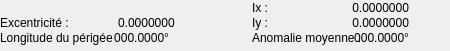
           <widget class="QFrame" name="frameEquatorial">
            <property name="geometry">
             <rect>
              <x>229</x>
              <y>103</y>
              <width>450</width>
              <height>51</height>
             </rect>
            </property>
            <property name="font">
             <font/>
            </property>
            <property name="frameShape">
             <enum>QFrame::NoFrame</enum>
            </property>
            <property name="frameShadow">
             <enum>QFrame::Plain</enum>
            </property>
            <widget class="QLabel" name="lbl_ix1">
             <property name="geometry">
              <rect>
               <x>252</x>
               <y>0</y>
               <width>71</width>
               <height>16</height>
              </rect>
             </property>
             <property name="font">
              <font/>
             </property>
             <property name="text">
              <string>Ix :</string>
             </property>
            </widget>
            <widget class="QLabel" name="lbl_anomalieMoyenne2">
             <property name="geometry">
              <rect>
               <x>252</x>
               <y>30</y>
               <width>130</width>
               <height>16</height>
              </rect>
             </property>
             <property name="font">
              <font/>
             </property>
             <property name="text">
              <string>Anomalie moyenne :</string>
             </property>
            </widget>
            <widget class="QLabel" name="anomalieMoyenne2">
             <property name="geometry">
              <rect>
               <x>354</x>
               <y>30</y>
               <width>55</width>
               <height>16</height>
              </rect>
             </property>
             <property name="font">
              <font/>
             </property>
             <property name="text">
              <string>000.0000°</string>
             </property>
             <property name="alignment">
              <set>Qt::AlignRight|Qt::AlignTrailing|Qt::AlignVCenter</set>
             </property>
            </widget>
            <widget class="QLabel" name="excentricite2">
             <property name="geometry">
              <rect>
               <x>118</x>
               <y>15</y>
               <width>61</width>
               <height>16</height>
              </rect>
             </property>
             <property name="font">
              <font/>
             </property>
             <property name="text">
              <string>0.0000000</string>
             </property>
            </widget>
            <widget class="QLabel" name="lbl_excentricite2">
             <property name="geometry">
              <rect>
               <x>0</x>
               <y>15</y>
               <width>82</width>
               <height>16</height>
              </rect>
             </property>
             <property name="font">
              <font/>
             </property>
             <property name="text">
              <string>Excentricité :</string>
             </property>
            </widget>
            <widget class="QLabel" name="lbl_iy1">
             <property name="geometry">
              <rect>
               <x>252</x>
               <y>15</y>
               <width>71</width>
               <height>16</height>
              </rect>
             </property>
             <property name="font">
              <font/>
             </property>
             <property name="text">
              <string>Iy :</string>
             </property>
            </widget>
            <widget class="QLabel" name="lbl_longitudePerigee">
             <property name="geometry">
              <rect>
               <x>0</x>
               <y>30</y>
               <width>115</width>
               <height>16</height>
              </rect>
             </property>
             <property name="font">
              <font/>
             </property>
             <property name="text">
              <string>Longitude du périgée :</string>
             </property>
            </widget>
            <widget class="QLabel" name="longitudePerigee">
             <property name="geometry">
              <rect>
               <x>114</x>
               <y>30</y>
               <width>55</width>
               <height>16</height>
              </rect>
             </property>
             <property name="font">
              <font/>
             </property>
             <property name="text">
              <string>000.0000°</string>
             </property>
             <property name="alignment">
              <set>Qt::AlignRight|Qt::AlignTrailing|Qt::AlignVCenter</set>
             </property>
            </widget>
            <widget class="QLabel" name="iy1">
             <property name="geometry">
              <rect>
               <x>348</x>
               <y>15</y>
               <width>61</width>
               <height>16</height>
              </rect>
             </property>
             <property name="font">
              <font/>
             </property>
             <property name="text">
              <string>0.0000000</string>
             </property>
             <property name="alignment">
              <set>Qt::AlignRight|Qt::AlignTrailing|Qt::AlignVCenter</set>
             </property>
            </widget>
            <widget class="QLabel" name="ix1">
             <property name="geometry">
              <rect>
               <x>348</x>
               <y>0</y>
               <width>61</width>
               <height>16</height>
              </rect>
             </property>
             <property name="font">
              <font/>
             </property>
             <property name="text">
              <string>0.0000000</string>
             </property>
             <property name="alignment">
              <set>Qt::AlignRight|Qt::AlignTrailing|Qt::AlignVCenter</set>
             </property>
            </widget>
           </widget>
